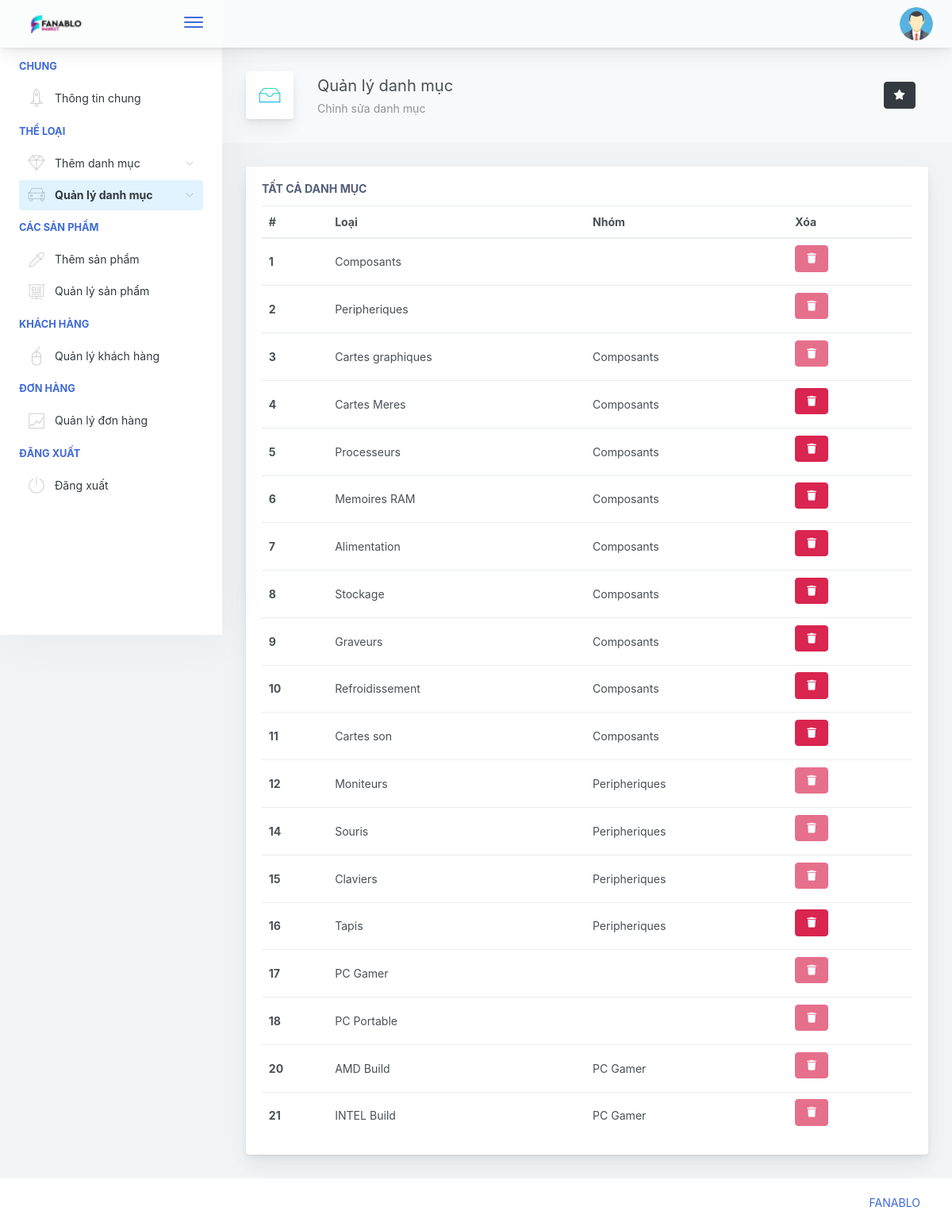
Screenshot of /admin/handleCategories.php with the database file from the repository.
### tables this page shows
CREATE TABLE IF NOT EXISTS `categorie` (
  `idCategorie` int(11) NOT NULL AUTO_INCREMENT,
  `desp_cat` varchar(1000) NOT NULL,
  `idCat_parente` int(11) DEFAULT NULL,
  PRIMARY KEY (`idCategorie`)
);

### admin/handleCategories.php (the view, shortened to what this page needs)
<?php
include '../db.php';
$sql = "SELECT idCategorie,desp_cat,idCat_parente FROM categorie";
$result = mysqli_query($con, $sql);
?>
<!doctype html>
<html lang="en">
<head>
    <link href="./main.css" rel="stylesheet">
</head>
<body>
    <div class="app-container app-theme-white body-tabs-shadow fixed-sidebar fixed-header">
        <div class="app-header header-shadow">
            <div class="app-header__logo">
                <div class="logo-src"></div>
                <div class="header__pane ml-auto">
                    <div>
                        <button type="button" class="hamburger close-sidebar-btn hamburger--elastic" data-class="closed-sidebar">
                            <span class="hamburger-box">
                                <span class="hamburger-inner"></span>
                            </span>
                        </button>
                    </div>
                </div>
            </div>
            <div class="app-header__content">
                <div class="app-header-right">
                    <div class="header-btn-lg pr-0">
                        <div class="widget-content p-0">
                            <div class="widget-content-wrapper">
                                <img width="42" class="rounded-circle" src="assets/images/avatars/avatar-admin.png" alt="">
                            </div>
                        </div>
                    </div>
                </div>
            </div>
        </div>
        <div class="app-main">
            <div class="app-sidebar sidebar-shadow">
                <div class="scrollbar-sidebar">
                    <div class="app-sidebar__inner">
                        <ul class="vertical-nav-menu">
                            <li class="app-sidebar__heading">Chung</li>
                            <li>
                                <a href="index.php">
                                    <i class="metismenu-icon pe-7s-rocket"></i>
                                   Thông tin chung
                                </a>
                            </li>
                            <li class="app-sidebar__heading">Thể loại</li>
                            <li>
                                <a href="addCategorie.php">
                                    <i class="metismenu-icon pe-7s-diamond"></i>
                                    Thêm danh mục
                                    <i class="metismenu-state-icon pe-7s-angle-down caret-left"></i>
                                </a>
                            </li>
                            <li>
                                <a href="handleCategories.php" class="mm-active">
                                    <i class="metismenu-icon pe-7s-car"></i>
                                    Quản lý danh mục
                                    <i class="metismenu-state-icon pe-7s-angle-down caret-left"></i>
                                </a>
                            </li>
                            <li class="app-sidebar__heading">Các sản phẩm</li>
                            <li>
                                <a href="addProduct.php">
                                    <i class="metismenu-icon pe-7s-eyedropper"></i>
                                    Thêm sản phẩm
                                </a>
                                <a href="handleProducts.php">
                                    <i class="metismenu-icon pe-7s-display2"></i>
                                    Quản lý sản phẩm
                                </a>
                            </li>
                            <li class="app-sidebar__heading">Khách hàng</li>
                            <li>
                                <a href="handleClients.php">
                                    <i class="metismenu-icon pe-7s-mouse">
                                    </i>Quản lý khách hàng
                                </a>
                            </li>
                            <li class="app-sidebar__heading">Đơn hàng</li>
                            <li>
                                <a href="handleSells.php">
                                    <i class="metismenu-icon pe-7s-graph2">
                                    </i>Quản lý đơn hàng
                                </a>
                            </li>
                            <li class="app-sidebar__heading">Đăng xuất</li>
                            <li>
                                <a href="../destroy.php">
                                    <i class="metismenu-icon pe-7s-power">
                                    </i>Đăng xuất
                                </a>
                            </li>
                        </ul>
                    </div>
                </div>
            </div>
            <div class="app-main__outer">
                <div class="app-main__inner">
                    <div class="app-page-title">
                        <div class="page-title-wrapper">
                            <div class="page-title-heading">
                                <div class="page-title-icon">
                                    <i class="pe-7s-drawer icon-gradient bg-happy-itmeo">
                                    </i>
                                </div>
                                <div>Quản lý danh mục
                                    <div class="page-title-subheading">Chỉnh sửa danh mục
                                    </div>
                                </div>
                            </div>
                            <div class="page-title-actions">
                                <button type="button" data-toggle="tooltip" title="Espace Admin" data-placement="left" class="btn-shadow mr-3 btn btn-dark">
                                    <i class="fa fa-star"></i>
                                </button>
                            </div>
                        </div>
                    </div>
                    <div class="row">
                        <div class="col-lg-12">
                            <div class="main-card mb-3 card">
                                <div class="card-body">
                                    <h5 class="card-title">Tất cả danh mục</h5>
                                    <table class="mb-0 table table-hover">
                                        <thead>
                                            <tr>
                                                <th>#</th>
                                                <th>Loại</th>
                                                <th>Nhóm</th>
                                                <th>Xóa</th>
                                            </tr>
                                        </thead>
                                        <tbody>
                                            <form method="POST" action="handleCategories.php">
                                                <?php
                                                while ($row = mysqli_fetch_array($result, MYSQLI_ASSOC)) {
                                                    $idCatParente = $row['idCat_parente'];
                                                    $queryCat = "SELECT categorie_idName('$idCatParente')";
                                                    $res1 = mysqli_query($con, $queryCat);
                                                    $tab = mysqli_fetch_array($res1);
                                                    $catParente = $tab[0];
                                                    $idC = $row['idCategorie'];
                                                    echo '
                                                    <tr>
                                                            <th scope="row">' . $row['idCategorie'] . '</th>
                                                            <td>' . $row['desp_cat'] . '</td>
                                                            <td>' . $catParente . '</td>';
                                                    $prodCat = "SELECT idProduit FROM produit WHERE idCategorie = $idC";
                                                    $resPC = mysqli_query($con, $prodCat);
                                                    $SCat = "SELECT idCategorie FROM categorie WHERE idCat_parente = $idC";
                                                    $resSC = mysqli_query($con, $SCat);
                                                    if (mysqli_num_rows($resPC) > 0  or mysqli_num_rows($resSC) > 0) {
                                                        echo '<th><button type="submit" name="supCat' . $row['idCategorie'] . '"  class="mb-2 mr-2 btn btn-danger disabled" disabled><i class="fa fa-fw" aria-hidden="true"></i></button></th>';
                                                    } else {
                                                        echo '<th><button type="submit" name="supCat' . $row['idCategorie'] . '"  class="mb-2 mr-2 btn btn-danger"><i class="fa fa-fw" aria-hidden="true"></i></button></th>';
                                                    }
                                                    echo '</tr>
                                                    ';
                                                        $resDel = mysqli_query($con, $delQuery); ?>
                                                        </script><?php
                                                            }
                                                                    ?>
                                        </tbody>
                                    </table>
                                </div>
                            </div>
                        </div>
                    </div>
                </div>
            </div>
        </div>
    </div>
    <div class="app-wrapper-footer">
        <div class="app-footer">
            <div class="app-footer__inner">
                <div class="app-footer-right">
                    <ul class="nav">
                        <li class="nav-item">
                            <a href="../index.php" class="nav-link">
                                FANABLO
                            </a>
                        </li>
                    </ul>
                </div>
            </div>
        </div>
    </div>
</body>
</html>

### rows the page displays
categorie: idCategorie "1", desp_cat "Composants"
categorie: idCategorie "2", desp_cat "Peripheriques"
categorie: idCategorie "3", desp_cat "Cartes graphiques", catParente "Composants"
categorie: idCategorie "4", desp_cat "Cartes Meres", catParente "Composants"
categorie: idCategorie "5", desp_cat "Processeurs", catParente "Composants"
categorie: idCategorie "6", desp_cat "Memoires RAM", catParente "Composants"
categorie: idCategorie "7", desp_cat "Alimentation", catParente "Composants"
categorie: idCategorie "8", desp_cat "Stockage", catParente "Composants"
categorie: idCategorie "9", desp_cat "Graveurs", catParente "Composants"
categorie: idCategorie "10", desp_cat "Refroidissement", catParente "Composants"
categorie: idCategorie "11", desp_cat "Cartes son", catParente "Composants"
categorie: idCategorie "12", desp_cat "Moniteurs", catParente "Peripheriques"
categorie: idCategorie "14", desp_cat "Souris", catParente "Peripheriques"
categorie: idCategorie "15", desp_cat "Claviers", catParente "Peripheriques"
categorie: idCategorie "16", desp_cat "Tapis", catParente "Peripheriques"
categorie: idCategorie "17", desp_cat "PC Gamer"
categorie: idCategorie "18", desp_cat "PC Portable"
categorie: idCategorie "20", desp_cat "AMD Build", catParente "PC Gamer"
categorie: idCategorie "21", desp_cat "INTEL Build", catParente "PC Gamer"
